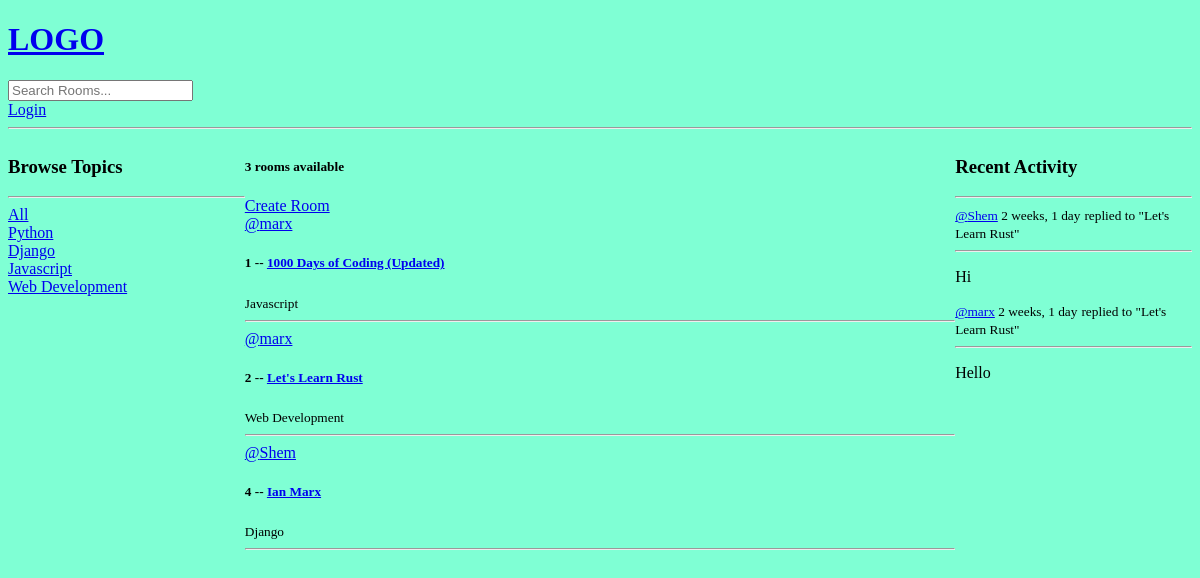
The app's page /, older data.
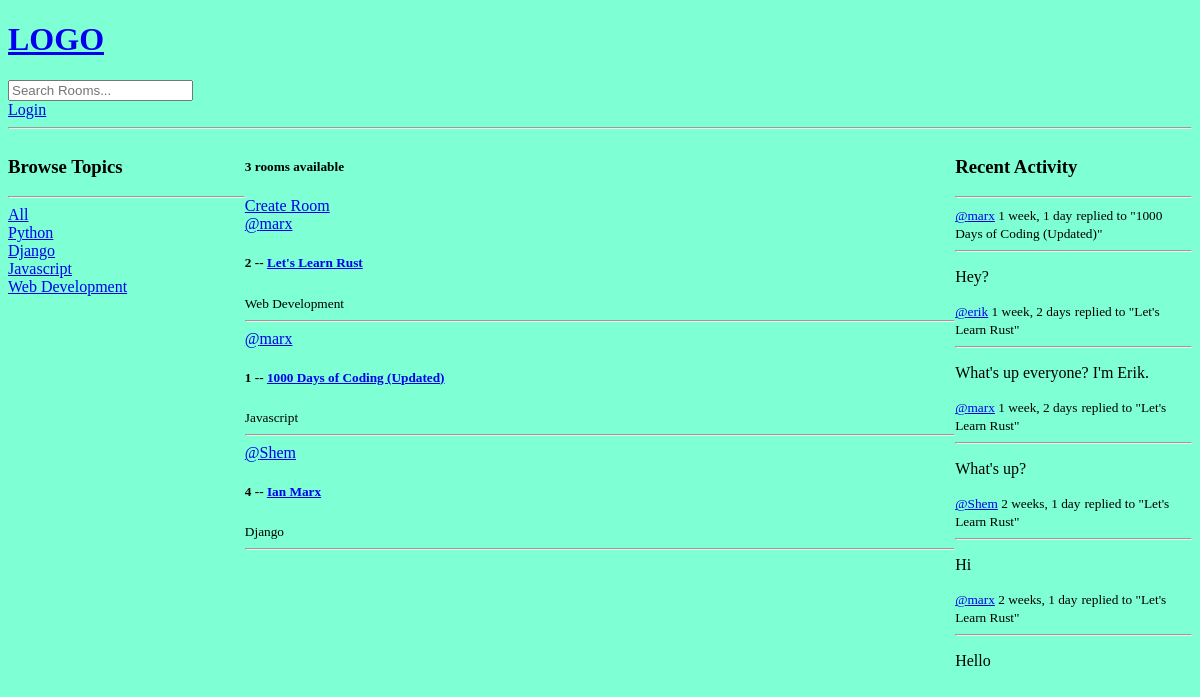
The same page, newer data.
### base/models.py (models this page shows, shortened)
class Topic(models.Model):
    name = models.CharField(max_length=200)

class Room(models.Model):
    host = models.ForeignKey(User, on_delete=models.SET_NULL, null=True)
    topic = models.ForeignKey(Topic, on_delete=models.SET_NULL, null=True)
    name = models.CharField(max_length=200)
    description = models.TextField(null = True, blank = True)
    participants = models.ManyToManyField(User, related_name='participants', blank=True)
    updated = models.DateTimeField(auto_now=True)
    created = models.DateTimeField(auto_now_add=True)
    class Meta:
        ordering = ['-updated', '-created']
    def __str__(self):
        return self.name

class Message(models.Model):
    user = models.ForeignKey(User, on_delete=models.CASCADE)
    room = models.ForeignKey(Room, on_delete=models.CASCADE)
    body = models.TextField()
    updated = models.DateTimeField(auto_now=True)
    created = models.DateTimeField(auto_now_add=True)
    class Meta:
        ordering = ['-updated', '-created'] #ordering new messages by the newest
    def __str__(self):
        return self.body[0:50] #we only want the 1st 50 characters

### base/views.py (the view)
# urls.py: path('', views.home, name='home'),
def home(request):
    q = request.GET.get('q') if request.GET.get('q') != None else '' #q is going to be equal to whatever we passed in the url
    rooms = Room.objects.filter(
        Q(topic__name__icontains = q) |
        Q(name__icontains = q) |
            Q(description__icontains = q)
        )
    topics = Topic.objects.all()
    room_count = rooms.count() #You can also use the python len() method
    room_messages = Message.objects.filter(Q(room__topic__name__icontains=q)) #grabbing all recent user messages
    context = {'rooms':rooms, 'topics': topics, 'room_count': room_count, 'room_messages': room_messages}
    return render(request, 'base/home.html', context)#Passing in a dictionary and specifying the value names

### base/templates/base/home.html (shortened to what this page needs)
<!DOCTYPE html>
<html lang="en">
<head>
</head>
<body>
    {% extends 'main.html' %}
    {% block content %}
    <div class="home-container">
        <div>
           {% include 'base/topics_component.html' %}
        </div>
        <div>
            <h5>{{room_count}} rooms available</h5>
            <a href="{% url 'create-room' %}">Create Room</a>
            {% include 'base/feed_component.html' %}
        </div>
       <div>
           {% include 'base/activity_component.html' %}
       </div>
    </div>
    {% endblock content %}

### base/templates/base/topics_component.html
<h3>Browse Topics</h3>
<hr>
<div>
    <a href="{% url 'home' %}">All</a>
</div>
{% for topic in topics %}
    <div>
        <a href="{% url 'home' %}?q={{topic.name}}">{{topic.name}}</a>
    </div>
{% endfor %}

### base/templates/base/feed_component.html (shortened to what this page needs)
<div>
    {% for room in rooms %}
        <div>
            <a href="{% url 'user-profile' room.host.id %}">@{{room.host.username}}</a>
            <h5>{{room.id}} -- <a href='{% url "room" room.id %}'>{{room.name}}</a></h5>
            <small>{{room.topic.name}}</small>
            <hr>
        </div>
    {% endfor %}
</div>

### base/templates/base/activity_component.html (shortened to what this page needs)
<h3>Recent Activity</h3>
<hr>
{% for message in room_messages %}
    <div>
        <small><a href="{% url 'user-profile' message.user.id %}">@{{message.user}}</a> {{message.created|timesince}}</small>
        <small>replied to "{{message.room}}"</small>
        <hr>
    <p>{{message}}</p>
    </div>
{% endfor %}

Row changes from the older to the newer data that the page shows:
changed Room "Let's Learn Rust": moves up the list
added Message: user "marx", created "1 week, 1 day", room "1000 Days of Coding (Updated)", body "Hey?"
added Message: user "erik", created "1 week, 2 days", room "Let's Learn Rust", body "What's up everyone? I'm Erik."
added Message: user "marx", created "1 week, 2 days", room "Let's Learn Rust", body "What's up?"
